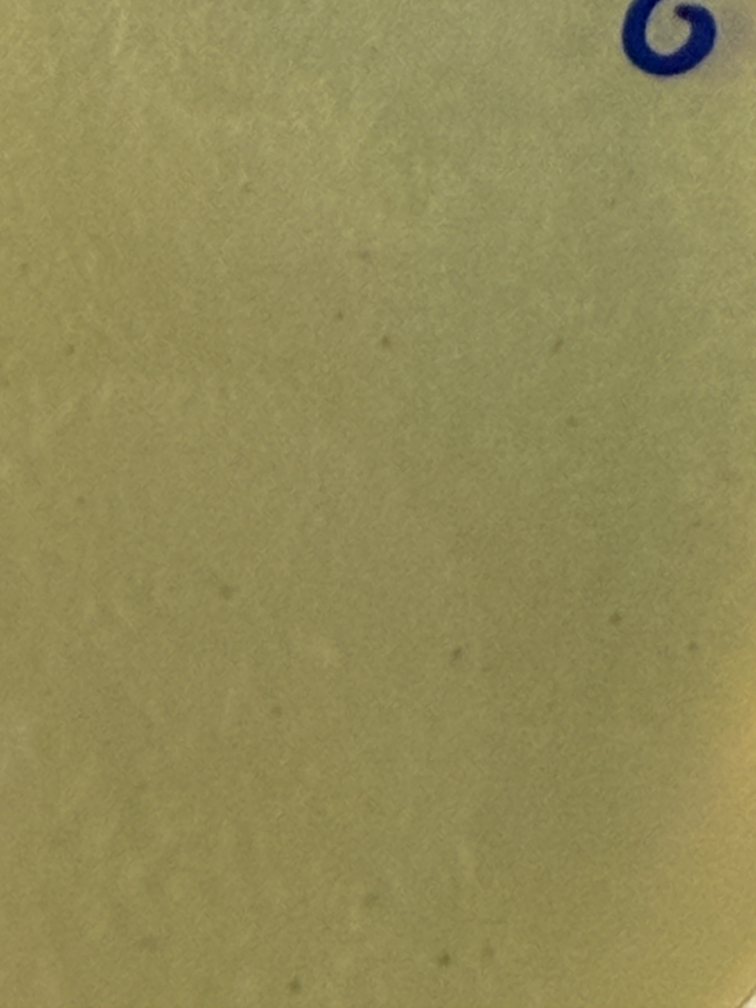
#> input picture Experiments/Data/02_斑块形态学/Photos/R1-5_原始.jpg, 3024 x 4032 px (shown at 1/4 size); its folder holds only this picture in this run
$ python process_plaque_precise.py
#> lines starting #> are read from the running program, lines starting #| are printed output that depends on the picture
#!/usr/bin/env python3
"""
噬菌体斑块照片精准统一处理
- 将培养皿缩放到统一大小
- 从统一位置裁剪，确保弧线位置完全一致
- 像坐标系一样精准对齐
"""

from pathlib import Path
from PIL import Image, ImageEnhance, ImageFilter, ImageDraw
import math

PHOTOS_DIR = Path(r"C:\Users\36094\Desktop\EcAZPhageDocumentation\Experiments\Data\02_斑块形态学\Photos")
OUTPUT_DIR = PHOTOS_DIR / "统一裁剪"
OUTPUT_DIR.mkdir(parents=True, exist_ok=True)

# 标准化参数
STANDARD_PLATE_DIAMETER = 1600  # 培养皿统一缩放到这个直径（像素）
OUTPUT_SIZE = 800  # 最终输出尺寸

# 每张照片的培养皿参数 (center_x, center_y, radius, quadrant)
# quadrant: 裁剪哪个象限 ("TR"=右上, "TL"=左上, "BR"=右下, "BL"=左下)
# 根据可视化结果精确测量
PLATE_CONFIG = {
    # R1 (3024x4032): 培养皿在上部，右上象限超出边界，用左下象限
    "R1": (1512, 1700, 950, "BL"),
    # R2 (3024x4032): 培养皿大，占满画面，右上象限可用
    "R2": (1512, 2016, 1400, "TR"),
    # R3 (3024x4032): 培养皿在中间，左上象限有最多斑块
    "R3": (1512, 2100, 720, "TL"),
    # W1 (3024x4032): 培养皿在上部，用左上象限
    "W1": (1512, 1680, 750, "TL"),
    # W2 (4284x5712): 照片更大，用右上象限
    "W2": (2142, 2700, 1250, "TR"),
}


def enhance_image(img: Image.Image) -> Image.Image:
    """增强图像"""
    enhancer = ImageEnhance.Contrast(img)
    img = enhancer.enhance(1.3)

    enhancer = ImageEnhance.Sharpness(img)
    img = enhancer.enhance(1.5)

    enhancer = ImageEnhance.Brightness(img)
    img = enhancer.enhance(1.1)

    img = img.filter(ImageFilter.UnsharpMask(radius=2, percent=150, threshold=3))
    return img


# [124 lines left out: functions extract_and_standardize_plate, crop_standard_quarter, finalize_output, process_full_plate, not called in this run]


def process_closeup(input_path: Path, output_dir: Path) -> bool:
    """处理特写照片"""
    print(f"处理特写: {input_path.name}")

    try:
        img = Image.open(input_path)
        if img.mode != 'RGB':
            img = img.convert('RGB')

        # 增强
        enhanced = enhance_image(img)

        # 裁剪中心正方形
        w, h = enhanced.size
        min_dim = min(w, h)
        left = (w - min_dim) // 2
        top = (h - min_dim) // 2
        cropped = enhanced.crop((left, top, left + min_dim, top + min_dim))

        # 缩放
        final = cropped.resize((OUTPUT_SIZE, OUTPUT_SIZE), Image.Resampling.LANCZOS)

        output_name = input_path.stem.replace("_原始", "") + "_统一.jpg"
        output_path = output_dir / output_name
        final.save(output_path, "JPEG", quality=95)
        print(f"  保存: {output_name}")

        return True

    except Exception as e:
        print(f"  错误: {e}")
        return False


def main():
    print("=" * 60)
    print("噬菌体斑块照片精准统一处理")
    print(f"标准培养皿直径: {STANDARD_PLATE_DIAMETER}px")
    print(f"输出尺寸: {OUTPUT_SIZE}x{OUTPUT_SIZE}px")
    print("=" * 60)

    photos = list(PHOTOS_DIR.glob("*_原始.jpg"))
    print(f"\n找到 {len(photos)} 张原始照片\n")

    full_plates = []
    closeups = []

    for p in photos:
        name = p.stem.replace("_原始", "")
        parts = name.split("-")
        if len(parts) > 1 and parts[-1].isdigit():
            closeups.append(p)
        else:
            full_plates.append(p)

    print(f"全盘: {len(full_plates)}, 特写: {len(closeups)}\n")

    success = 0

    for p in sorted(full_plates):
        if process_full_plate(p, OUTPUT_DIR):
            success += 1
        print()

    for p in sorted(closeups):
        if process_closeup(p, OUTPUT_DIR):
#> in process_closeup, img is the input picture: PIL image 3024x4032 RGB; mean R, G, B 146.2, 138.9, 87.6
#> in enhance_image, `img = enhancer.enhance(1.1)`:
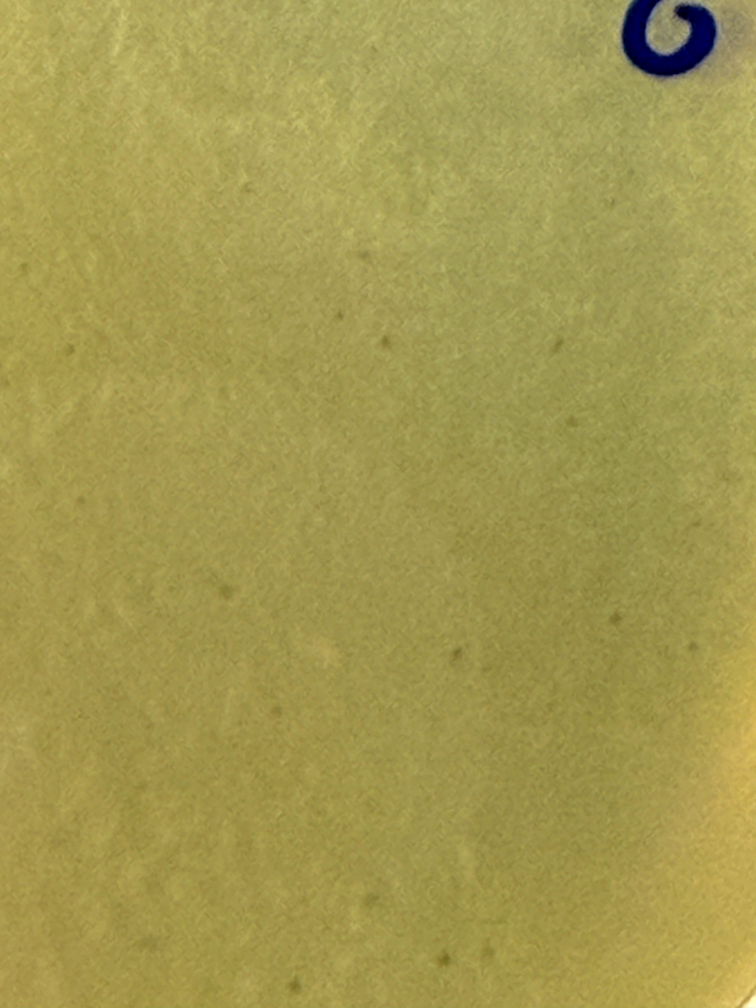
#> img: PIL image 3024x4032 RGB (shown at 1/4 size); mean R, G, B 163.7, 153.1, 79.7
#> in process_closeup, `cropped = enhanced.crop((left, top, left + min_dim, top + min_dim))`:
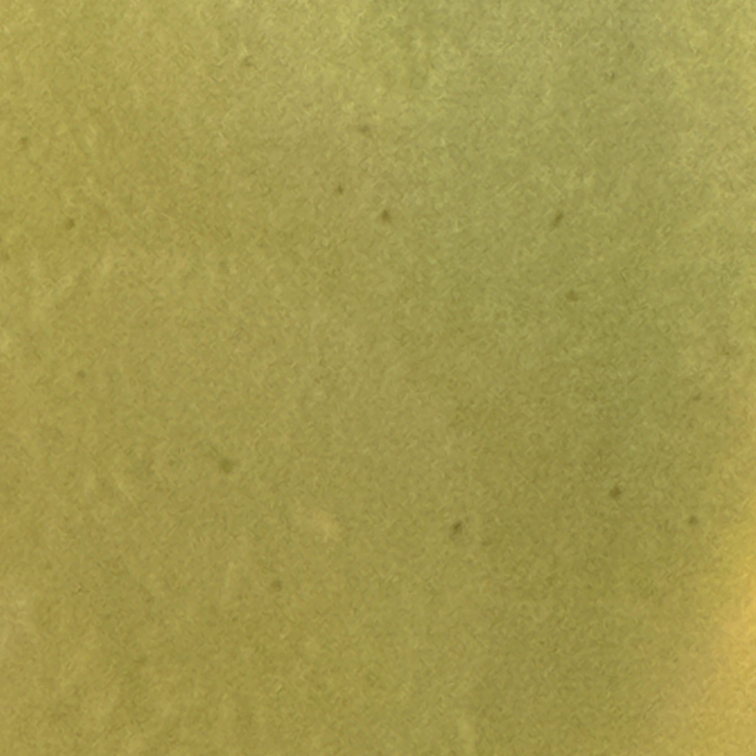
#> cropped: PIL image 3024x3024 RGB (shown at 1/4 size); mean R, G, B 163.1, 152.6, 78.5
#> in process_closeup, `final = cropped.resize((OUTPUT_SIZE, OUTPUT_SIZE), Image.Resampling.LA..`:
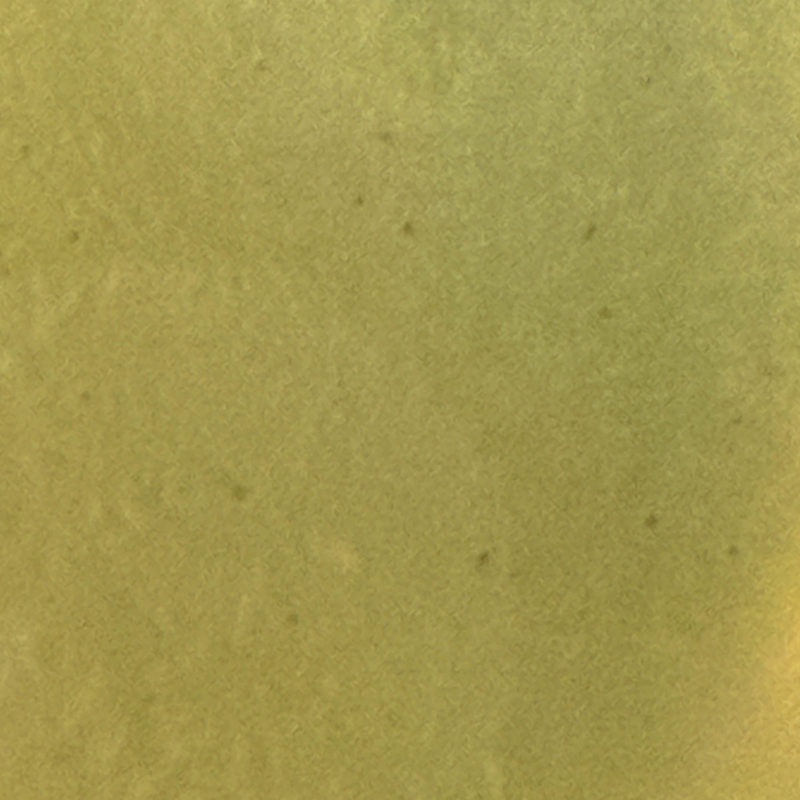
#> final: PIL image 800x800 RGB; mean R, G, B 163.1, 152.6, 78.5
            success += 1
        print()

    print("=" * 60)
    print(f"完成: {success}/{len(photos)}")
    print(f"输出: {OUTPUT_DIR}")


if __name__ == "__main__":
    main()
